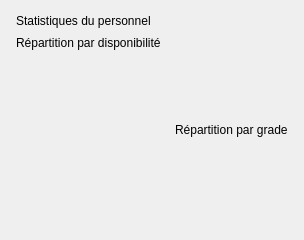
                   <widget class="QFrame" name="frmStatsEmpl">
                    <property name="minimumSize">
                     <size>
                      <width>300</width>
                      <height>240</height>
                     </size>
                    </property>
                    <property name="panel" stdset="0">
                     <bool>true</bool>
                    </property>
                    <layout class="QVBoxLayout" name="lay52">
                     <property name="spacing">
                      <number>8</number>
                     </property>
                     <property name="leftMargin">
                      <number>16</number>
                     </property>
                     <property name="topMargin">
                      <number>14</number>
                     </property>
                     <property name="rightMargin">
                      <number>16</number>
                     </property>
                     <property name="bottomMargin">
                      <number>16</number>
                     </property>
                     <item>
                      <widget class="QLabel" name="lblTitreStatsEmpl">
                       <property name="text">
                        <string>Statistiques du personnel</string>
                       </property>
                       <property name="h2" stdset="0">
                        <bool>true</bool>
                       </property>
                      </widget>
                     </item>
                     <item>
                      <layout class="QHBoxLayout" name="lay51" stretch="1,1">
                       <property name="spacing">
                        <number>14</number>
                       </property>
                       <item>
                        <layout class="QVBoxLayout" name="lay49">
                         <property name="spacing">
                          <number>6</number>
                         </property>
                         <item>
                          <widget class="QLabel" name="lblRepDispoEmpl">
                           <property name="text">
                            <string>Répartition par disponibilité</string>
                           </property>
                           <property name="muted" stdset="0">
                            <bool>true</bool>
                           </property>
                          </widget>
                         </item>
                         <item>
                          <layout class="QHBoxLayout" name="lay47">
                           <property name="spacing">
                            <number>8</number>
                           </property>
                           <item>
                            <layout class="QVBoxLayout" name="layoutDonutEmpl">
                             <property name="leftMargin">
                              <number>0</number>
                             </property>
                             <property name="topMargin">
                              <number>0</number>
                             </property>
                             <property name="rightMargin">
                              <number>0</number>
                             </property>
                             <property name="bottomMargin">
                              <number>0</number>
                             </property>
                            </layout>
                           </item>
                           <item>
                            <widget class="QLabel" name="lblLegendeEmpl">
                             <property name="text">
                              <string/>
                             </property>
                             <property name="wordWrap">
                              <bool>true</bool>
                             </property>
                            </widget>
                           </item>
                          </layout>
                         </item>
                         <item>
                          <spacer name="sp48">
                           <property name="orientation">
                            <enum>Qt::Orientation::Vertical</enum>
                           </property>
                           <property name="sizeHint" stdset="0">
                            <size>
                             <width>20</width>
                             <height>20</height>
                            </size>
                           </property>
                          </spacer>
                         </item>
                        </layout>
                       </item>
                       <item>
                        <layout class="QVBoxLayout" name="lay50" stretch="0,1">
                         <property name="spacing">
                          <number>6</number>
                         </property>
                         <item>
                          <widget class="QLabel" name="lblRepGradeEmpl">
                           <property name="text">
                            <string>Répartition par grade</string>
                           </property>
                           <property name="muted" stdset="0">
                            <bool>true</bool>
                           </property>
                          </widget>
                         </item>
                         <item>
                          <layout class="QVBoxLayout" name="layoutBarresEmpl">
                           <property name="leftMargin">
                            <number>0</number>
                           </property>
                           <property name="topMargin">
                            <number>0</number>
                           </property>
                           <property name="rightMargin">
                            <number>0</number>
                           </property>
                           <property name="bottomMargin">
                            <number>0</number>
                           </property>
                          </layout>
                         </item>
                        </layout>
                       </item>
                      </layout>
                     </item>
                    </layout>
                   </widget>
